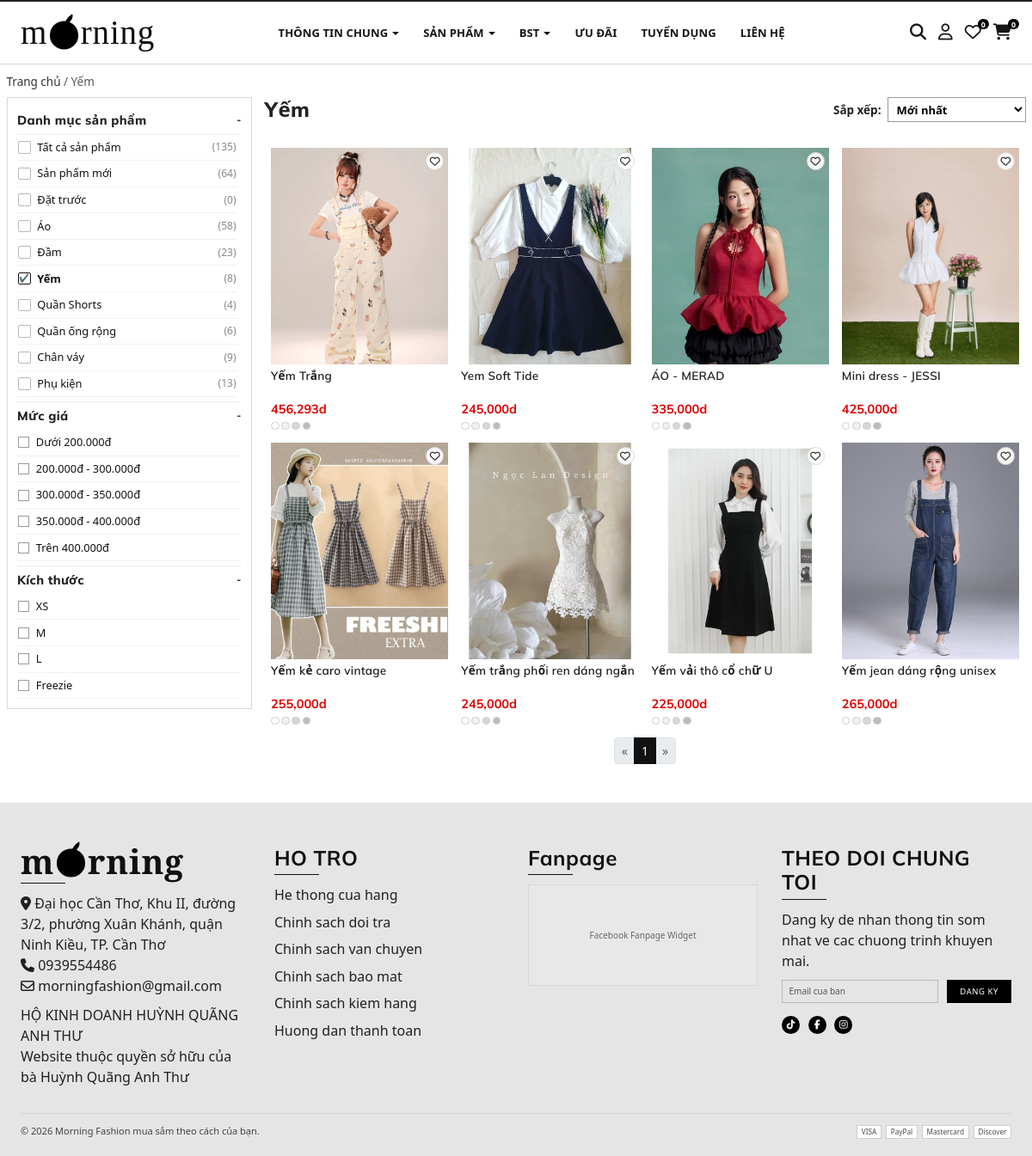
The app's page /public/yem.php with its own data.
### tables this page shows
CREATE TABLE `products` (
  `pd_id` int(11) UNSIGNED NOT NULL,
  `pd_name` varchar(255) NOT NULL,
  `pd_price` varchar(255) NOT NULL,
  `pd_info` text NOT NULL,
  `pd_image` varchar(255) NOT NULL,
  `cat_id` int(11) UNSIGNED NOT NULL,
  `is_new` tinyint(1) NOT NULL DEFAULT 0,
  `pd_sizes` varchar(50) NOT NULL DEFAULT '',
  `pd_collection` varchar(50) NOT NULL DEFAULT ''
);

### src/partials/collection_page.php (the view, shortened to what the rows shown need)
<?php
require_once __DIR__ . '/../bootstrap.php';
$collectionDefinitions = require __DIR__ . '/../collection_definitions.php';
$collectionSlug = isset($collectionSlug) ? (string) $collectionSlug : 'tat-ca-san-pham';
$currentCollection = $collectionDefinitions[$collectionSlug] ?? $collectionDefinitions['tat-ca-san-pham'];
$productModel = new Product($PDO);
$limit = (isset($_GET['limit']) && is_numeric($_GET['limit'])) ? (int) $_GET['limit'] :100;
$page = (isset($_GET['page']) && is_numeric($_GET['page'])) ? (int) $_GET['page'] : 1;
$allowedSort = ['newest', 'name_asc', 'name_desc', 'price_asc', 'price_desc'];
$sort = isset($_GET['sort']) && in_array($_GET['sort'], $allowedSort, true)
    ? $_GET['sort']
    : ($currentCollection['defaultSort'] ?? 'newest');
$priceRangeMap = [
    'under_200' => [null, 200000],
    '200_300' => [200000, 300000],
    '300_350' => [300000, 350000],
    '350_400' => [350000, 400000],
    'over_400' => [400000, null],
];
$priceKey = (isset($_GET['price']) && isset($priceRangeMap[$_GET['price']])) ? $_GET['price'] : '';
$priceMin = $priceKey !== '' ? $priceRangeMap[$priceKey][0] : null;
$priceMax = $priceKey !== '' ? $priceRangeMap[$priceKey][1] : null;
$selectedCategory = $currentCollection['categoryId'] ?? -1;
$keywordTerms = $currentCollection['keywords'] ?? [];
$isNewOnly = !empty($currentCollection['isNew']);
$selectedCollectionCode = $currentCollection['collectionCode'] ?? null;
$allowedSizes = ['XS', 'M', 'L', 'Freezie'];
$selectedSize = (isset($_GET['size']) && in_array($_GET['size'], $allowedSizes, true)) ? $_GET['size'] : null;
$pageTitle = $currentCollection['title'];
$totalRecords = $productModel->count($selectedCategory, $priceMin, $priceMax, $keywordTerms, $isNewOnly, $selectedSize, $selectedCollectionCode);
$paginator = new Paginator(
    totalRecords: $totalRecords,
    recordsPerPage: $limit,
    currentPage: $page
);
$products = $productModel->paginate(
    $paginator->recordOffset,
    $paginator->recordsPerPage,
    $selectedCategory,
    $sort,
    $priceMin,
    $priceMax,
    $keywordTerms,
    $isNewOnly,
    $selectedSize,
    $selectedCollectionCode
);
include_once __DIR__ . '/header.php'
?>
<body>
    <div class="container catalog-page-v2">
        <div class="row g-4 catalog-layout">
            <div class="col-xl-9 col-lg-8">
                <div class="catalog-main-head">
                    <h1><?= html_escape($pageTitle) ?></h1>
                </div>
                <?php if (empty($products)) : ?>
                    <p class="favorite-empty">Hiện chưa có sản phẩm cho mục này.</p>
                <?php else : ?>
                    <div class="row catalog-product-grid">
                        <?php foreach ($products as $product) : ?>
                            <div class="col-xl-3 col-md-4 col-6">
                                <article
                                    class="catalog-card"
                                    data-product-id="<?= $product->getID() ?>"
                                    data-product-name="<?= html_escape($product->pd_name) ?>"
                                    data-product-price="<?= number_format((float) $product->pd_price) ?>d"
                                    data-product-image="<?= './uploads/' . html_escape($product->pd_image) ?>"
                                    data-product-link="detail_product.php?id=<?= $product->getID() ?>"
                                >
                                    <a href="detail_product.php?id=<?= $product->getID() ?>" class="catalog-card-link">
                                        <div class="catalog-thumb-wrap">
                                            <img src="<?= './uploads/' . html_escape($product->pd_image) ?>" alt="<?= html_escape($product->pd_name) ?>">
                                            <button type="button" class="wishlist-btn" aria-label="Thêm vào yêu thích" aria-pressed="false">
                                                <i class="fa-regular fa-heart"></i>
                                            </button>
                                        </div>
                                        <h3 class="catalog-card-title"><?= html_escape($product->pd_name) ?></h3>
                                        <p class="catalog-card-price"><?= number_format((float) $product->pd_price) ?>d</p>
                                        <div class="catalog-color-dots" aria-hidden="true">
                                            <span></span><span></span><span></span><span></span>
                                        </div>
                                    </a>
                                </article>
                            </div>
                        <?php endforeach; ?>
                    </div>
                <?php endif ?>
            </div>
        </div>
    </div>
</body>
</html>

### records on screen
products: pd_image (picture), pd_name "Yếm Trắng", pd_price "456,293"
products: pd_image (picture), pd_name "Yem Soft Tide", pd_price "245,000"
products: pd_image (picture), pd_name "ÁO - MERAD", pd_price "335,000"
products: pd_image (picture), pd_name "Mini dress - JESSI", pd_price "425,000"
products: pd_image (picture), pd_name "Yếm kẻ caro vintage", pd_price "255,000"
products: pd_image (picture), pd_name "Yếm trắng phối ren dáng ngắn", pd_price "245,000"
products: pd_image (picture), pd_name "Yếm vải thô cổ chữ U", pd_price "225,000"
products: pd_image (picture), pd_name "Yếm jean dáng rộng unisex", pd_price "265,000"

### other values on screen
$pageTitle "Yếm"
$sidebarCollection['title'] "Tất cả sản phẩm"
$collectionCount "135"
$sidebarCollection['title'] "Sản phẩm mới"
$collectionCount "64"
$sidebarCollection['title'] "Đặt trước"
$collectionCount "0"
$sidebarCollection['title'] "Áo"
$collectionCount "58"
$sidebarCollection['title'] "Đầm"
$collectionCount "23"
$sidebarCollection['title'] "Yếm"
$collectionCount "8"
$sidebarCollection['title'] "Quần Shorts"
$collectionCount "4"
